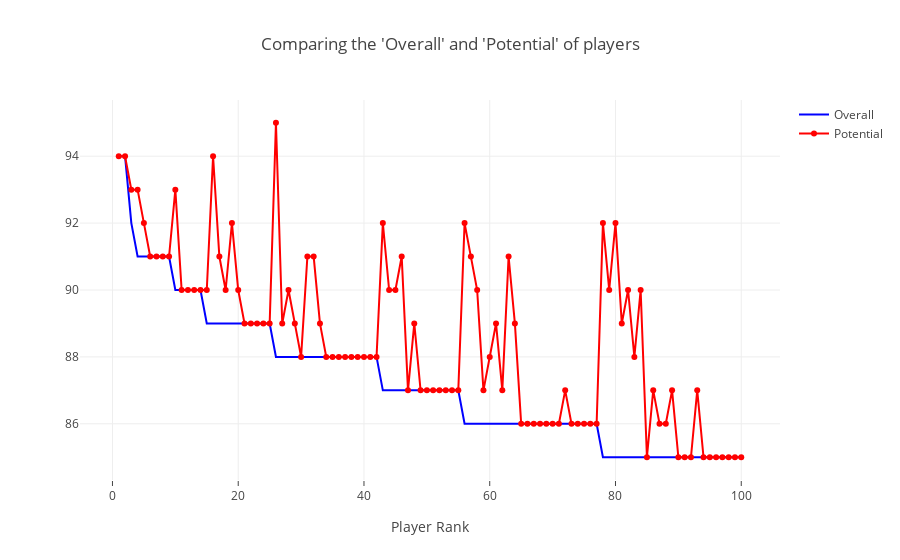

The notebook cell this image was saved under:
### Markdown cell above
**Always having the best players may not be a good decision. The team balance can get compromised. This plot shows how a player's potential increases.**

### Code cell
# Prepare Data Frame
d_frame = fifa_data.iloc[:100,:]

#Creating trace1
trace1 = go.Scatter(
    x= d_frame.array,
    y= d_frame.Overall,
    mode='lines',
    name='Overall',
    marker= dict(color='blue'),
    text= d_frame.Name
)
#Creating trace2
trace2 = go.Scatter(
    x= d_frame.array,
    y= d_frame.Potential,
    mode='lines+markers',
    name='Potential',
    marker= dict(color='Red'),
    
    text= d_frame.Name
)
data = [trace1,trace2]
layout= dict(title="Comparing the 'Overall' and 'Potential' of players",
            xaxis= dict(title='Player Rank', ticklen=5, zeroline=False)
            )
fig= dict(data=data, layout=layout)
iplot(fig)

### Figure 1 — Plotly figure (JSON) as saved in the notebook; plotly's stock layout.template omitted (floating-point values rounded to 4 significant figures)
{"data": [{"marker": {"color": "blue"}, "mode": "lines", "name": "Overall", "text": ["L. Messi", "Cristiano Ronaldo", "Neymar Jr", "De Gea", "K. De Bruyne", "E. Hazard", "L. Modrić", "L. Suárez", "Sergio Ramos", "J. Oblak", "R. Lewandowski", "T. Kroos", "D. Godín", "David Silva", "N. Kanté", "P. Dybala", "H. Kane", "A. Griezmann", "M. ter Stegen", "T. Courtois", "Sergio Busquets", "E. Cavani", "M. Neuer", "S. Agüero", "G. Chiellini", "K. Mbappé", "M. Salah", "Casemiro", "J. Rodríguez", "L. Insigne", "Isco", "C. Eriksen", "Coutinho", "P. Aubameyang", "M. Hummels", "Marcelo", "G. Bale", "H. Lloris", "G. Higuaín", "Thiago Silva", "S. Handanovič", "G. Buffon", "S. Umtiti", "M. Icardi", "K. Koulibaly", "P. Pogba", "K. Navas", "R. Lukaku", "C. Immobile", "Jordi Alba", "D. Mertens", "J. Vertonghen", "M. Hamšík", "I. Rakitić", "Piqué", "L. Sané", "Bernardo Silva", "Ederson", "S. Mané", "V. van Dijk", "R. Sterling", "Roberto Firmino", "R. Varane", "M. Verratti", "Alex Sandro", "Douglas Costa", "T. Müller", "Thiago", "M. Reus", "Azpilicueta", "L. Bonucci", "T. Alderweireld", "M. Pjanić", "M. Benatia", "M. Özil", "Fernandinho", "Iniesta", "M. Škriniar", "S. Milinković-Savić", "Marco Asensio", "N. Fekir", "Alisson", "J. Kimmich", "Saúl", "R. Mahrez", "D. Alaba", "Koke", "A. Lacazette", "K. Manolas", "N. Otamendi", "Parejo", "Paulinho", "W. Szczęsny", "A. Sánchez", "Y. Brahimi", "J. Boateng", "A. Vidal", "I. Perišić", "E. Džeko", "S. Khedira"], "type": "scatter", "uid": "e6a9db0f-84e6-4e6d-9f99-04e78bd8cd87", "x": [1, 2, 3, 4, 5, 6, 7, 8, 9, 10, 11, 12, 13, 14, 15, 16, 17, 18, 19, 20, 21, 22, 23, 24, 25, 26, 27, 28, 29, 30, 31, 32, 33, 34, 35, 36, 37, 38, 39, 40, 41, 42, 43, 44, 45, 46, 47, 48, 49, 50, 51, 52, 53, 54, 55, 56, 57, 58, 59, 60, 61, 62, 63, 64, 65, 66, 67, 68, 69, 70, 71, 72, 73, 74, 75, 76, 77, 78, 79, 80, 81, 82, 83, 84, 85, 86, 87, 88, 89, 90, 91, 92, 93, 94, 95, 96, 97, 98, 99, 100], "y": [94, 94, 92, 91, 91, 91, 91, 91, 91, 90, 90, 90, 90, 90, 89, 89, 89, 89, 89, 89, 89, 89, 89, 89, 89, 88, 88, 88, 88, 88, 88, 88, 88, 88, 88, 88, 88, 88, 88, 88, 88, 88, 87, 87, 87, 87, 87, 87, 87, 87, 87, 87, 87, 87, 87, 86, 86, 86, 86, 86, 86, 86, 86, 86, 86, 86, 86, 86, 86, 86, 86, 86, 86, 86, 86, 86, 86, 85, 85, 85, 85, 85, 85, 85, 85, 85, 85, 85, 85, 85, 85, 85, 85, 85, 85, 85, 85, 85, 85, 85]}, {"marker": {"color": "Red"}, "mode": "lines+markers", "name": "Potential", "text": ["L. Messi", "Cristiano Ronaldo", "Neymar Jr", "De Gea", "K. De Bruyne", "E. Hazard", "L. Modrić", "L. Suárez", "Sergio Ramos", "J. Oblak", "R. Lewandowski", "T. Kroos", "D. Godín", "David Silva", "N. Kanté", "P. Dybala", "H. Kane", "A. Griezmann", "M. ter Stegen", "T. Courtois", "Sergio Busquets", "E. Cavani", "M. Neuer", "S. Agüero", "G. Chiellini", "K. Mbappé", "M. Salah", "Casemiro", "J. Rodríguez", "L. Insigne", "Isco", "C. Eriksen", "Coutinho", "P. Aubameyang", "M. Hummels", "Marcelo", "G. Bale", "H. Lloris", "G. Higuaín", "Thiago Silva", "S. Handanovič", "G. Buffon", "S. Umtiti", "M. Icardi", "K. Koulibaly", "P. Pogba", "K. Navas", "R. Lukaku", "C. Immobile", "Jordi Alba", "D. Mertens", "J. Vertonghen", "M. Hamšík", "I. Rakitić", "Piqué", "L. Sané", "Bernardo Silva", "Ederson", "S. Mané", "V. van Dijk", "R. Sterling", "Roberto Firmino", "R. Varane", "M. Verratti", "Alex Sandro", "Douglas Costa", "T. Müller", "Thiago", "M. Reus", "Azpilicueta", "L. Bonucci", "T. Alderweireld", "M. Pjanić", "M. Benatia", "M. Özil", "Fernandinho", "Iniesta", "M. Škriniar", "S. Milinković-Savić", "Marco Asensio", "N. Fekir", "Alisson", "J. Kimmich", "Saúl", "R. Mahrez", "D. Alaba", "Koke", "A. Lacazette", "K. Manolas", "N. Otamendi", "Parejo", "Paulinho", "W. Szczęsny", "A. Sánchez", "Y. Brahimi", "J. Boateng", "A. Vidal", "I. Perišić", "E. Džeko", "S. Khedira"], "type": "scatter", "uid": "a9018133-b317-4fbe-baf1-7be10789920f", "x": [1, 2, 3, 4, 5, 6, 7, 8, 9, 10, 11, 12, 13, 14, 15, 16, 17, 18, 19, 20, 21, 22, 23, 24, 25, 26, 27, 28, 29, 30, 31, 32, 33, 34, 35, 36, 37, 38, 39, 40, 41, 42, 43, 44, 45, 46, 47, 48, 49, 50, 51, 52, 53, 54, 55, 56, 57, 58, 59, 60, 61, 62, 63, 64, 65, 66, 67, 68, 69, 70, 71, 72, 73, 74, 75, 76, 77, 78, 79, 80, 81, 82, 83, 84, 85, 86, 87, 88, 89, 90, 91, 92, 93, 94, 95, 96, 97, 98, 99, 100], "y": [94, 94, 93, 93, 92, 91, 91, 91, 91, 93, 90, 90, 90, 90, 90, 94, 91, 90, 92, 90, 89, 89, 89, 89, 89, 95, 89, 90, 89, 88, 91, 91, 89, 88, 88, 88, 88, 88, 88, 88, 88, 88, 92, 90, 90, 91, 87, 89, 87, 87, 87, 87, 87, 87, 87, 92, 91, 90, 87, 88, 89, 87, 91, 89, 86, 86, 86, 86, 86, 86, 86, 87, 86, 86, 86, 86, 86, 92, 90, 92, 89, 90, 88, 90, 85, 87, 86, 86, 87, 85, 85, 85, 87, 85, 85, 85, 85, 85, 85, 85]}], "layout": {"title": {"text": "Comparing the 'Overall' and 'Potential' of players"}, "xaxis": {"ticklen": 5, "title": {"text": "Player Rank"}, "zeroline": false}}}
